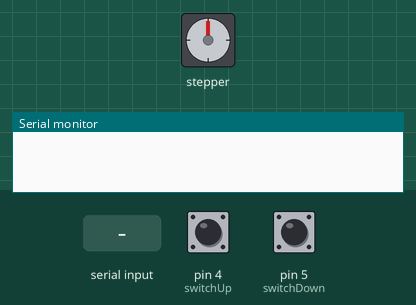
Recording of a sketch running on a simulated Arduino Uno, built with avr-gcc and run on an emulated ATmega328P. On the bench: stepper motor, the last lines printed to the serial monitor. Wiring (inferred from the names in the program): stepper motor driver (200 steps per turn assumed): step pin 3; direction pin 2. Inputs (shaded band) come from the test bench; at power-on: pin 4 (switchUp) LOW, pin 5 (switchDown) LOW.

Above: at 1.2 s.
1.3 s: "push,1\n" received over Serial
At 1.75 s:
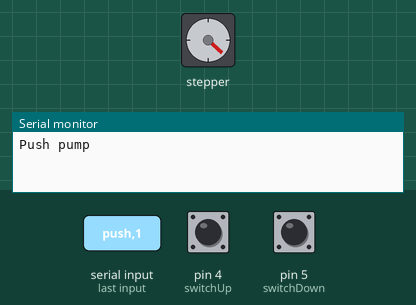
At 2.35 s:
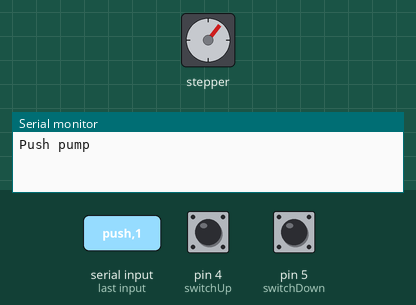
4.3 s: "draw,1\n" received over Serial
At 4.75 s:
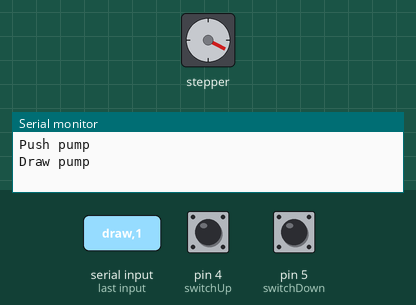
7.3 s: "setflowrate,150\n" received over Serial
10.3 s: "push,150\n" received over Serial
13.3 s: "draw,150\n" received over Serial
16.3 s: pin 4 (switchUp) pulled HIGH for 0.15 s
At 16.7 s:
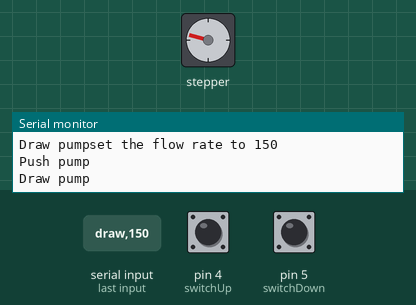
Timing chart, 0 to 18.9 s (numbered marks = the images above; inputs shaded):
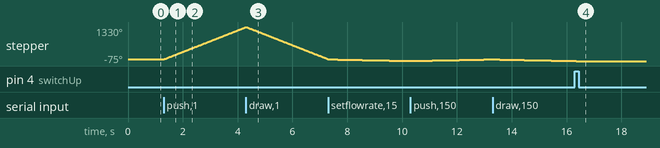

Measured:
- after the input at 1.3 s, stepper: keeps turning clockwise at about 444°/s, starting at once
- after the input at 16.3 s, stepper: goes on until 16.3 s, then stays -75°

The sketch:

pump_10ml.ino
```cpp
//Define useful parameter here
#define dirPin 2
#define stepPin 3
#define switchUp 4
#define switchDown 5
String inputString = ""; //string holding the incoming data
String command; //String that stores the command (setVol, setflow, getStatus, Stop, Push, Draw, whoami)
float commandval; //stores the speed or flowrate
boolean stringComplete = false; //whether the string is complete
float flowrate = 800;
float volume = 300;
boolean posDirection = true; //direction for the pump
int delimiterIndex[2];
int state = 0; //state of the pump
int steps = 0; // should get updated when stop/push/draw command comes in and while running in loop
float delaytime = 2;

void setup() {
  // put your setup code here, to run once:
  Serial.begin(9600);
  inputString.reserve(100);
  pinMode(stepPin, OUTPUT);
  pinMode(dirPin, OUTPUT);
  pinMode(switchUp, INPUT);
  pinMode(switchDown, INPUT);

  //Set the spinning direction cw/ccw
  digitalWrite(dirPin, HIGH);

}


void serialEvent(){
  while(Serial.available()){
    // get the new byte
    char inChar = (char)Serial.read();
    // add it to the inputString
    inputString += inChar;
    // if the incoming character is a newline, set a flag
    // so the main loop can do something about it
    if(inChar == '\n'){
      stringComplete = true;
      }
    }
  }


void loop() {
  // print the string when a newline arrives:
  if(stringComplete){
    //find the delimiters and store them in a char array
    delimiterIndex[0] = inputString.indexOf(',');
    delimiterIndex[1] = inputString.indexOf(',', delimiterIndex[0]+1);

    // use the numbers stores in the char array to split the inputString into pieces.
    String command = inputString.substring(0, delimiterIndex[0]);
    String commandvalue = inputString.substring(delimiterIndex[0]+1, delimiterIndex[1]);

    commandval=commandvalue.toFloat();
    //clear the inputString
    inputString = "";
    //change the boolean state
    stringComplete = false;

    if(command == "setvolume"){
      Serial.print("set the volume to ");
      Serial.print(commandvalue);
      volume = commandval;
      }

    if(command == "setflowrate"){
      Serial.print("set the flow rate to ");
      Serial.print(commandvalue);
      flowrate = commandval;
      delaytime = 25 / (4*flowrate)*1000;
      }

    if(command =="push"){
      Serial.println("Push pump");
      steps = 4.8*volume;
      state = 2;
      digitalWrite(dirPin, HIGH);
      }

    if(command == "draw"){
      Serial.print("Draw pump");
      steps = 4.8*volume;
      state = 1;
      digitalWrite(dirPin, LOW);
      }

    if(command == "stop"){
      Serial.print("Stop");
      steps = 0;
    //  Serial.print(steps);
      }

    if(command == "whoami"){
      Serial.print("I am the 10ml pump");
      }

    if(command == "getstatus"){
     // Serial.print("Status");
      Serial.println(state);
      }
  }

    //draw
    //precautionary measures for debouncing
    if((steps > 0) & (state==1)){
      if(digitalRead(switchUp)==HIGH){
        steps= 0;
        state = 0;
      }
      if(digitalRead(switchUp)==HIGH){
        steps= 0;
        state = 0;
      }
      digitalWrite(stepPin, HIGH);
      delay((int)delaytime);
      digitalWrite(stepPin, LOW);
      delay((int)delaytime);
      steps -= 1;
      }

    //push
    if((steps >0) & (state==2)){
      if(digitalRead(switchDown)==HIGH){
        steps= 0;
        state = 0;
      }
      if(digitalRead(switchDown)==HIGH){
        steps= 0;
        state = 0;
      }
      digitalWrite(stepPin, HIGH);
      delay((int)delaytime);
      digitalWrite(stepPin, LOW);
      delay((int)delaytime);
      steps -= 1;
      }

}
```
